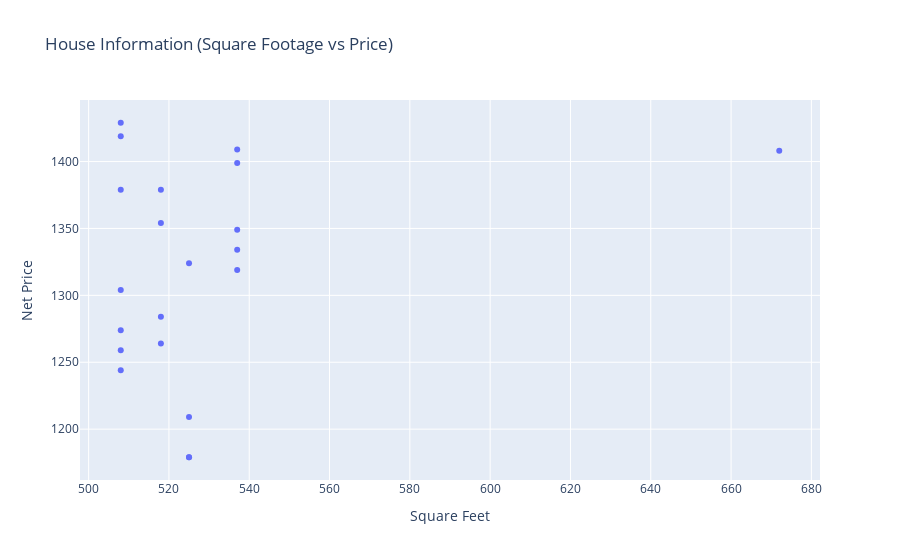

Notebook code for this chart:
### Code cell
fig = px.scatter(filtered_df, 
                 x='sqft', 
                 y='net_price', 
                 hover_data=['name', 'unit_number', 'beds', 'baths', 'neighborhood_name'],
                 title="House Information (Square Footage vs Price)",
                 labels={'sqft': 'Square Feet', 'net_price': 'Net Price'})

fig.show()

### Figure 1 — Plotly figure (JSON) as saved in the notebook; plotly's stock layout.template omitted (floating-point values rounded to 4 significant figures)
{"data": [{"customdata": [["1350 N Lake Shore", 100501, 2, 2, "Gold Coast"], ["1350 N Lake Shore", 202016, 2, 2, "Gold Coast"], ["1350 N Lake Shore", 200309, 2, 2, "Gold Coast"], ["1350 N Lake Shore", 100919, 2, 2, "Gold Coast"], ["1350 N Lake Shore", 201501, 2, 2, "Gold Coast"], ["1350 N Lake Shore", 201406, 2, 2, "Gold Coast"], ["1350 N Lake Shore", 101006, 2, 2, "Gold Coast"], ["1350 N Lake Shore", 201319, 2, 2, "Gold Coast"], ["1350 N Lake Shore", 200701, 2, 2, "Gold Coast"], ["1350 N Lake Shore", 102006, 2, 2, "Gold Coast"], ["1350 N Lake Shore", 200901, 2, 2, "Gold Coast"], ["1350 N Lake Shore", 101501, 2, 2, "Gold Coast"], ["1350 N Lake Shore", 101301, 2, 2, "Gold Coast"], ["1350 N Lake Shore", 100316, 2, 2, "Gold Coast"], ["1350 N Lake Shore", 200516, 2, 2, "Gold Coast"], ["1350 N Lake Shore", 201716, 2, 2, "Gold Coast"], ["1350 N Lake Shore", 201001, 2, 2, "Gold Coast"], ["1350 N Lake Shore", 100219, 2, 2, "Gold Coast"], ["1350 N Lake Shore", 101706, 2, 2, "Gold Coast"], ["1350 N Lake Shore", 100419, 2, 2, "Gold Coast"], ["1350 N Lake Shore", 101716, 2, 2, "Gold Coast"]], "hovertemplate": "Square Feet=%{x}<br>Net Price=%{y}<br>name=%{customdata[0]}<br>unit_number=%{customdata[1]}<br>beds=%{customdata[2]}<br>baths=%{customdata[3]}<br>neighborhood_name=%{customdata[4]}<extra></extra>", "legendgroup": "", "marker": {"color": "#636efa", "symbol": "circle"}, "mode": "markers", "name": "", "orientation": "v", "showlegend": false, "type": "scatter", "x": [508, 537, 672, 518, 508, 525, 525, 518, 508, 525, 508, 508, 508, 537, 537, 537, 508, 518, 525, 518, 537], "xaxis": "x", "y": [1259, 1334, 1408, 1264, 1274, 1179, 1179, 1284, 1304, 1209, 1244, 1429, 1419, 1409, 1399, 1319, 1379, 1379, 1324, 1354, 1349], "yaxis": "y"}], "layout": {"legend": {"tracegroupgap": 0}, "title": {"text": "House Information (Square Footage vs Price)"}, "xaxis": {"anchor": "y", "domain": [0, 1], "title": {"text": "Square Feet"}}, "yaxis": {"anchor": "x", "domain": [0, 1], "title": {"text": "Net Price"}}}}
